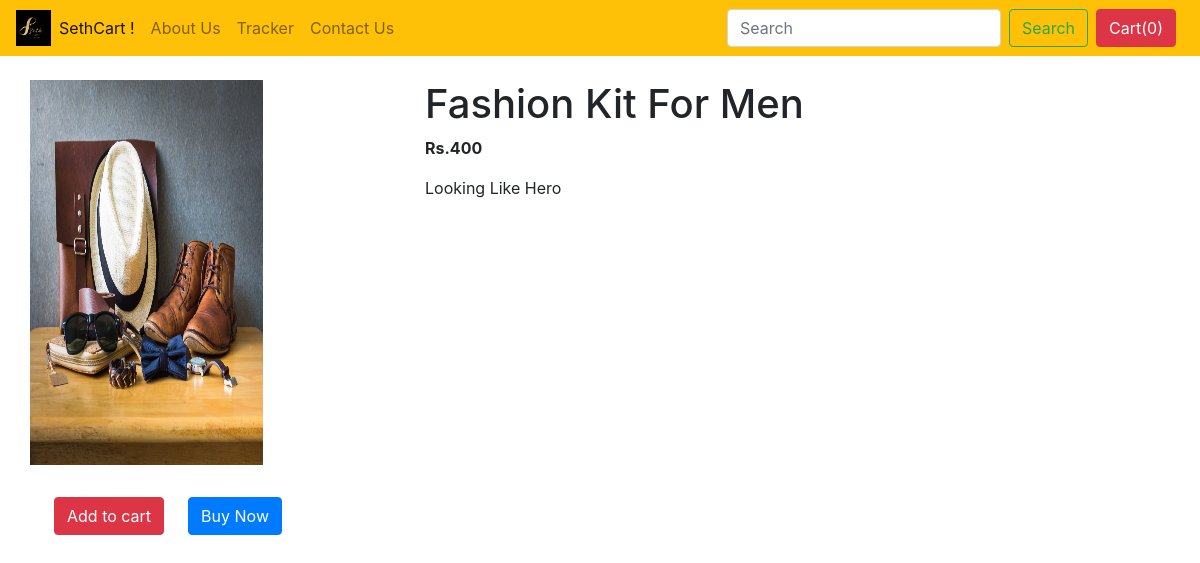
/shop/products/12, run on the app's committed database.
### shop/models.py (models this page shows, shortened)
class Product(models.Model):
    product_id = models.AutoField
    product_name = models.CharField(max_length=50)
    category = models.CharField(max_length=50, default="")
    subcategory = models.CharField(max_length=50, default="")
    price = models.IntegerField(default=0)
    desc = models.CharField(max_length=300)
    pub_date = models.DateField()
    image = models.ImageField(upload_to='shop/images', default="")

### shop/views.py (the view)
# urls.py: path('products/<int:myid>', views.products, name= "ProductView"),
def products(request, myid):
    product = Product.objects.filter(id = myid)
    return render(request, 'shop/prodView.html',{'product':product[0]})

### shop/templates/shop/prodview.html (shortened to what this page needs)
{% extends 'shop/basic.html' %}
{% block body %}
<div class="container my-4">
    <div class="row">
    <div class="col-md-4">
    <div class="row">
       <img src="/media//{{product.image}}" width="233px" height="385px">
    </div>
    <div class="row mt-3">
        <button class="btn btn-danger my-3 mx-4">Add to cart</button>
        <button class="btn btn-primary my-3">Buy Now</button>
    </div>
        </div>
    <div class="col-md-8">
        <h1>{{product.product_name}}</h1>
        <p><b>Rs.{{product.price}}</b></p>
        <p>{{product.desc}}</p>
    </div>
        </div>
</div>
{% endblock %}

### data on the page
Product: image (picture), product_name "Fashion Kit For Men", price "400", desc "Looking Like Hero"
